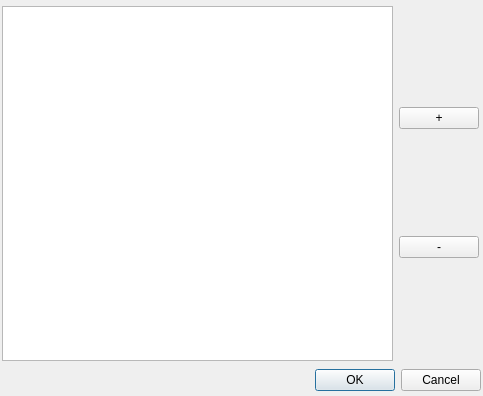
<?xml version="1.0" encoding="UTF-8"?>
<ui version="4.0">
 <class>Dialog</class>
 <widget class="QDialog" name="Dialog">
  <property name="geometry">
   <rect>
    <x>0</x>
    <y>0</y>
    <width>483</width>
    <height>396</height>
   </rect>
  </property>
  <property name="windowTitle">
   <string>创建领料单</string>
  </property>
  <widget class="QWidget" name="verticalLayoutWidget">
   <property name="geometry">
    <rect>
     <x>0</x>
     <y>0</y>
     <width>481</width>
     <height>391</height>
    </rect>
   </property>
   <layout class="QVBoxLayout" name="mainVLayout">
    <item>
     <layout class="QFormLayout" name="formLayout">
      <property name="leftMargin">
       <number>2</number>
      </property>
      <property name="topMargin">
       <number>2</number>
      </property>
      <property name="rightMargin">
       <number>2</number>
      </property>
      <property name="bottomMargin">
       <number>2</number>
      </property>
     </layout>
    </item>
    <item>
     <layout class="QHBoxLayout" name="midHL">
      <property name="leftMargin">
       <number>2</number>
      </property>
      <property name="topMargin">
       <number>2</number>
      </property>
      <property name="rightMargin">
       <number>2</number>
      </property>
      <property name="bottomMargin">
       <number>2</number>
      </property>
      <item>
       <widget class="QTableView" name="itemsTableView"/>
      </item>
      <item>
       <layout class="QVBoxLayout" name="midRightHL">
        <item>
         <widget class="QPushButton" name="addButton">
          <property name="sizePolicy">
           <sizepolicy hsizetype="Minimum" vsizetype="Fixed">
            <horstretch>0</horstretch>
            <verstretch>0</verstretch>
           </sizepolicy>
          </property>
          <property name="minimumSize">
           <size>
            <width>0</width>
            <height>0</height>
           </size>
          </property>
          <property name="baseSize">
           <size>
            <width>40</width>
            <height>0</height>
           </size>
          </property>
          <property name="layoutDirection">
           <enum>Qt::LeftToRight</enum>
          </property>
          <property name="text">
           <string>+</string>
          </property>
         </widget>
        </item>
        <item>
         <widget class="QPushButton" name="removeButton">
          <property name="minimumSize">
           <size>
            <width>0</width>
            <height>0</height>
           </size>
          </property>
          <property name="text">
           <string>-</string>
          </property>
         </widget>
        </item>
       </layout>
      </item>
     </layout>
    </item>
    <item>
     <layout class="QHBoxLayout" name="bottomHL">
      <property name="sizeConstraint">
       <enum>QLayout::SetDefaultConstraint</enum>
      </property>
      <item>
       <widget class="QDialogButtonBox" name="theDialogButtonBox">
        <property name="sizePolicy">
         <sizepolicy hsizetype="Minimum" vsizetype="Minimum">
          <horstretch>0</horstretch>
          <verstretch>0</verstretch>
         </sizepolicy>
        </property>
        <property name="standardButtons">
         <set>QDialogButtonBox::Cancel|QDialogButtonBox::Ok</set>
        </property>
       </widget>
      </item>
     </layout>
    </item>
   </layout>
  </widget>
 </widget>
 <resources/>
 <connections>
  <connection>
   <sender>theDialogButtonBox</sender>
   <signal>accepted()</signal>
   <receiver>Dialog</receiver>
   <slot>accept()</slot>
   <hints>
    <hint type="sourcelabel">
     <x>240</x>
     <y>377</y>
    </hint>
    <hint type="destinationlabel">
     <x>241</x>
     <y>197</y>
    </hint>
   </hints>
  </connection>
  <connection>
   <sender>theDialogButtonBox</sender>
   <signal>rejected()</signal>
   <receiver>Dialog</receiver>
   <slot>reject()</slot>
   <hints>
    <hint type="sourcelabel">
     <x>240</x>
     <y>377</y>
    </hint>
    <hint type="destinationlabel">
     <x>241</x>
     <y>197</y>
    </hint>
   </hints>
  </connection>
 </connections>
</ui>
